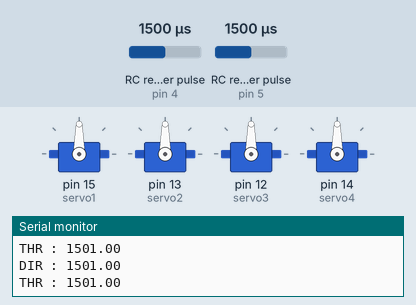
This sketch was run on a simulated Arduino Uno, built with avr-gcc and run on an emulated ATmega328P. Shown: 4 × servo, the last lines printed to the serial monitor. Wiring (inferred from the names in the program): 2 × RC receiver channel: data pin 4 / data pin 5. Inputs (shaded band) come from the test bench; at power-on: RC receiver pulse (sensors on pin 4, pin 5) 1500 µs.

Above: at 1.2 s.
1.3 s: RC receiver pulse (sensor on pin 4) set to 1020 µs
At 2.5 s:
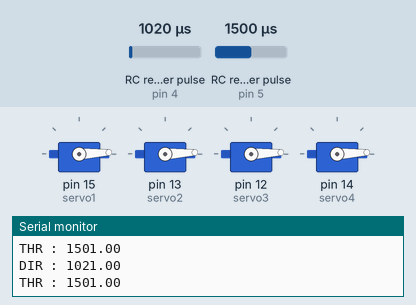
2.8 s: RC receiver pulse (sensor on pin 5) set to 1020 µs
At 3.6 s:
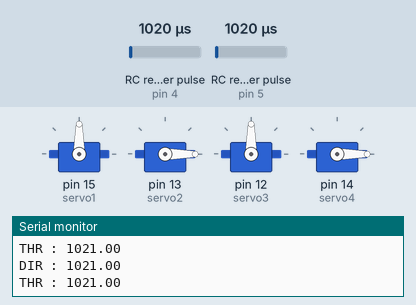
4.3 s: RC receiver pulse (sensor on pin 4) set to 1250 µs
At 4.8 s:
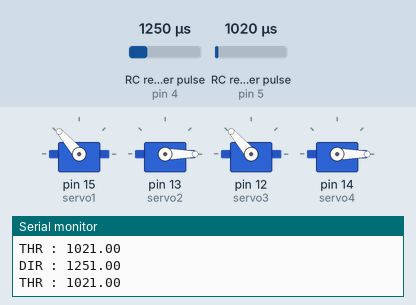
5.8 s: RC receiver pulse (sensor on pin 5) set to 1750 µs
At 7.0 s:
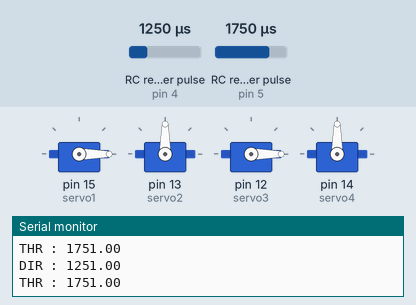
7.3 s: RC receiver pulse (sensor on pin 4) set to 1750 µs
At 8.3 s:
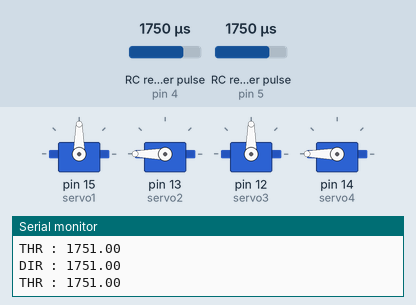
8.8 s: RC receiver pulse (sensor on pin 5) set to 1250 µs
At 9.4 s:
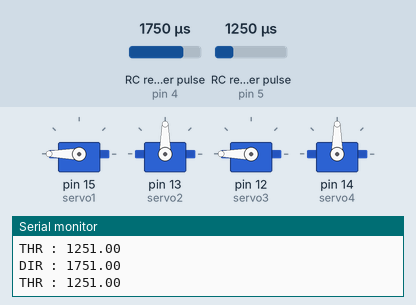
Timing chart, 0 to 11.3 s (numbered marks = the images above; inputs shaded):
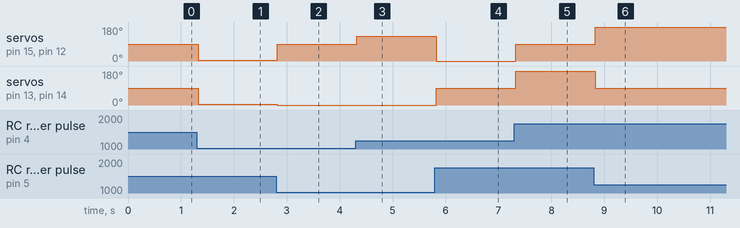

Measured:
- after the input at 1.3 s, servo on pin 15 (servo1), servo on pin 13 (servo2), servo on pin 12 (servo3), servo on pin 14 (servo4): 90° → 3° at once
- after the input at 2.8 s, servo on pin 15 (servo1), servo on pin 12 (servo3): 3° → 90° at once; servo on pin 13 (servo2), servo on pin 14 (servo4): 3° → 0° at once
- after the input at 4.3 s, servo on pin 15 (servo1), servo on pin 12 (servo3): 90° → 131° at once
- after the input at 5.8 s, servo on pin 15 (servo1), servo on pin 12 (servo3): 131° → 0° at once; servo on pin 13 (servo2), servo on pin 14 (servo4): 0° → 90° at once
- after the input at 7.3 s, servo on pin 15 (servo1), servo on pin 12 (servo3): 0° → 90° at once; servo on pin 13 (servo2), servo on pin 14 (servo4): 90° → 180° at once
- after the input at 8.8 s, servo on pin 15 (servo1), servo on pin 12 (servo3): 90° → 180° at once; servo on pin 13 (servo2), servo on pin 14 (servo4): 180° → 90° at once

The sketch:

walking_robot.ino
```cpp
#include <Servo.h>

Servo servo1;
Servo servo2;
Servo servo3;
Servo servo4;

#define RCPin1 4
#define RCPin2 5
float RCValue1;
float RCValue2;

float coefTHR;
float coefDIR;

void setup() {
  Serial.begin(115200);
  pinMode(RCPin1, INPUT);
  pinMode(RCPin2, INPUT);

  servo1.attach(15);
  servo2.attach(13);
  servo3.attach(12);
  servo4.attach(14);

  servo1.write(90);
  servo2.write(90);
  servo3.write(90);
  servo4.write(90);

}

void loop() {

  servo1.write((-90 * coefTHR) + (90 * coefDIR) + 90);// Moteur Droit
  servo2.write((90 * coefTHR) + (90 * coefDIR) + 90);// Moteur Gauche
  servo3.write((-90 * coefTHR) + (90 * coefDIR) + 90);// Moteur Droit
  servo4.write((90 * coefTHR) + (90 * coefDIR) + 90);// Moteur Gauche

  RCValue1 = pulseIn(RCPin1, HIGH);
  RCValue2 = pulseIn(RCPin2, HIGH);
  coefTHR = (RCValue2 - 1500)/500;
  coefDIR = (RCValue1 - 1500)/500;
  Serial.print("DIR : ");
  Serial.println(RCValue1);
  Serial.print("THR : ");
  Serial.println(RCValue2);
}
```
